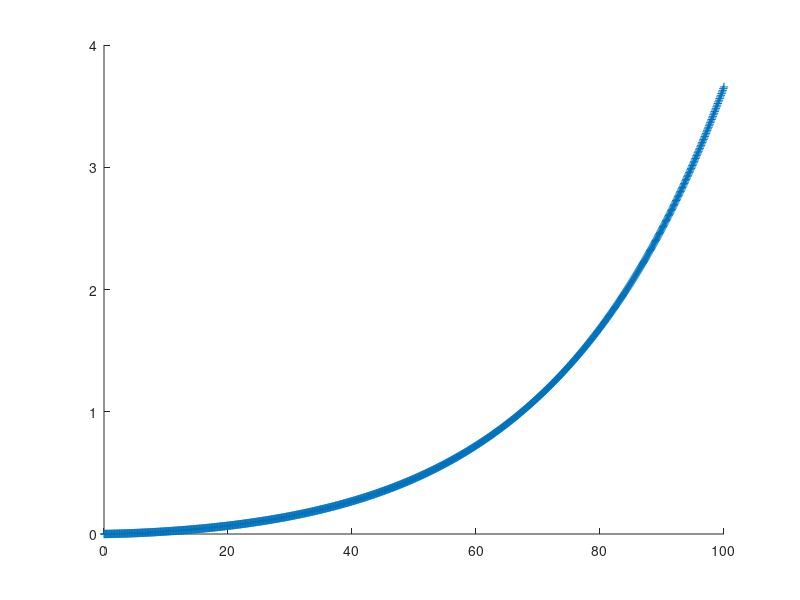

Here is the MATLAB script that generated this plot: (Note: this script raises an error after producing the figure.)
close all;
clearvars;
load('fitdata.mat'); % load x, y, W, R


d_min = 100;
d_max = sqrt(200^2 + 250^2);
distance = d_min : 1 : d_max;

alpha_dB = - 35.3 - 37.6*log10(distance);
sigma2_dB = -174 + 10*log10(W*1e6) + 9 - 30; % in dB
SNR_dB = alpha_dB - sigma2_dB;
SNR = 10.^(SNR_dB/10);


p = 1/SNR(1)*(y - x);
figure; hold on;
plot(R, p, '+')



[Xdata, Ydata] = prepareCurveData(x, y);


fitresult = fit(Xdata, Ydata, 'poly8', 'Weight', 1./Ydata);
p = [fitresult.p9;
     fitresult.p8;
     fitresult.p7;
     fitresult.p6;
     fitresult.p5;
     fitresult.p4;
     fitresult.p3;
     fitresult.p2;
     fitresult.p1;];

R = linspace(0, 200, 1000);  % Mbps
x = R/W*log(2);
x = x(:);  % make sure x is a column vector
y_fit = max(0, x.^(0:length(p) - 1)*p);

p_fit = 1/SNR(1)*(y_fit - x);

plot(R, p_fit)
xlim([0, 200])

save('p', 'p');